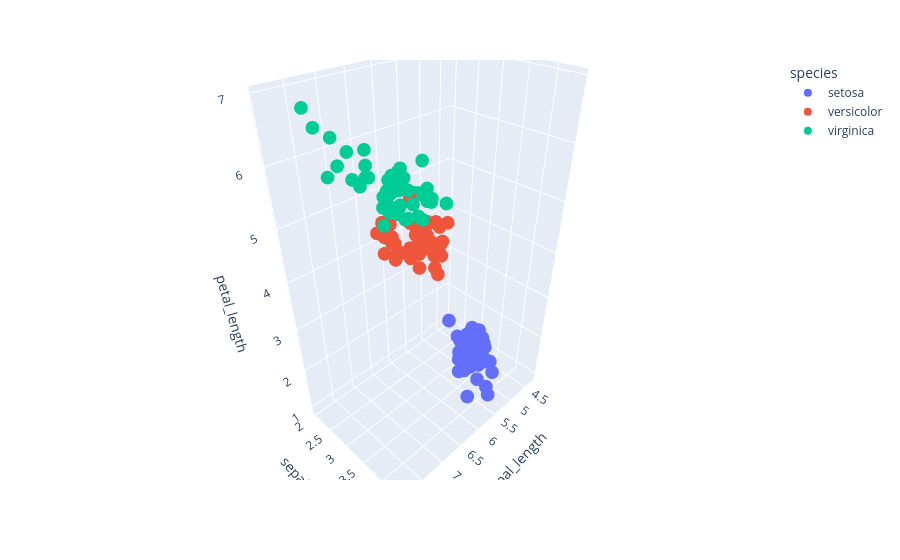

Notebook cell for this chart:
### Markdown cell above
If we didnt have the species columns, our visualizaton would look like.

### Code cell
fig = px.scatter_3d(
    iris_df,
    x='sepal_length', 
    y='sepal_width', 
    z='petal_length',
    color='species'
)
fig.show()

### Figure 1 — Plotly figure (JSON) as saved in the notebook; plotly's stock layout.template omitted (floating-point values rounded to 4 significant figures)
{"data": [{"hovertemplate": "species=setosa<br>sepal_length=%{x}<br>sepal_width=%{y}<br>petal_length=%{z}<extra></extra>", "legendgroup": "setosa", "marker": {"color": "#636efa", "symbol": "circle"}, "mode": "markers", "name": "setosa", "scene": "scene", "showlegend": true, "type": "scatter3d", "x": [5.1, 4.9, 4.7, 4.6, 5.0, 5.4, 4.6, 5.0, 4.4, 4.9, 5.4, 4.8, 4.8, 4.3, 5.8, 5.7, 5.4, 5.1, 5.7, 5.1, 5.4, 5.1, 4.6, 5.1, 4.8, 5.0, 5.0, 5.2, 5.2, 4.7, 4.8, 5.4, 5.2, 5.5, 4.9, 5.0, 5.5, 4.9, 4.4, 5.1, 5.0, 4.5, 4.4, 5.0, 5.1, 4.8, 5.1, 4.6, 5.3, 5.0], "y": [3.5, 3.0, 3.2, 3.1, 3.6, 3.9, 3.4, 3.4, 2.9, 3.1, 3.7, 3.4, 3.0, 3.0, 4.0, 4.4, 3.9, 3.5, 3.8, 3.8, 3.4, 3.7, 3.6, 3.3, 3.4, 3.0, 3.4, 3.5, 3.4, 3.2, 3.1, 3.4, 4.1, 4.2, 3.1, 3.2, 3.5, 3.6, 3.0, 3.4, 3.5, 2.3, 3.2, 3.5, 3.8, 3.0, 3.8, 3.2, 3.7, 3.3], "z": [1.4, 1.4, 1.3, 1.5, 1.4, 1.7, 1.4, 1.5, 1.4, 1.5, 1.5, 1.6, 1.4, 1.1, 1.2, 1.5, 1.3, 1.4, 1.7, 1.5, 1.7, 1.5, 1.0, 1.7, 1.9, 1.6, 1.6, 1.5, 1.4, 1.6, 1.6, 1.5, 1.5, 1.4, 1.5, 1.2, 1.3, 1.4, 1.3, 1.5, 1.3, 1.3, 1.3, 1.6, 1.9, 1.4, 1.6, 1.4, 1.5, 1.4]}, {"hovertemplate": "species=versicolor<br>sepal_length=%{x}<br>sepal_width=%{y}<br>petal_length=%{z}<extra></extra>", "legendgroup": "versicolor", "marker": {"color": "#EF553B", "symbol": "circle"}, "mode": "markers", "name": "versicolor", "scene": "scene", "showlegend": true, "type": "scatter3d", "x": [7.0, 6.4, 6.9, 5.5, 6.5, 5.7, 6.3, 4.9, 6.6, 5.2, 5.0, 5.9, 6.0, 6.1, 5.6, 6.7, 5.6, 5.8, 6.2, 5.6, 5.9, 6.1, 6.3, 6.1, 6.4, 6.6, 6.8, 6.7, 6.0, 5.7, 5.5, 5.5, 5.8, 6.0, 5.4, 6.0, 6.7, 6.3, 5.6, 5.5, 5.5, 6.1, 5.8, 5.0, 5.6, 5.7, 5.7, 6.2, 5.1, 5.7], "y": [3.2, 3.2, 3.1, 2.3, 2.8, 2.8, 3.3, 2.4, 2.9, 2.7, 2.0, 3.0, 2.2, 2.9, 2.9, 3.1, 3.0, 2.7, 2.2, 2.5, 3.2, 2.8, 2.5, 2.8, 2.9, 3.0, 2.8, 3.0, 2.9, 2.6, 2.4, 2.4, 2.7, 2.7, 3.0, 3.4, 3.1, 2.3, 3.0, 2.5, 2.6, 3.0, 2.6, 2.3, 2.7, 3.0, 2.9, 2.9, 2.5, 2.8], "z": [4.7, 4.5, 4.9, 4.0, 4.6, 4.5, 4.7, 3.3, 4.6, 3.9, 3.5, 4.2, 4.0, 4.7, 3.6, 4.4, 4.5, 4.1, 4.5, 3.9, 4.8, 4.0, 4.9, 4.7, 4.3, 4.4, 4.8, 5.0, 4.5, 3.5, 3.8, 3.7, 3.9, 5.1, 4.5, 4.5, 4.7, 4.4, 4.1, 4.0, 4.4, 4.6, 4.0, 3.3, 4.2, 4.2, 4.2, 4.3, 3.0, 4.1]}, {"hovertemplate": "species=virginica<br>sepal_length=%{x}<br>sepal_width=%{y}<br>petal_length=%{z}<extra></extra>", "legendgroup": "virginica", "marker": {"color": "#00cc96", "symbol": "circle"}, "mode": "markers", "name": "virginica", "scene": "scene", "showlegend": true, "type": "scatter3d", "x": [6.3, 5.8, 7.1, 6.3, 6.5, 7.6, 4.9, 7.3, 6.7, 7.2, 6.5, 6.4, 6.8, 5.7, 5.8, 6.4, 6.5, 7.7, 7.7, 6.0, 6.9, 5.6, 7.7, 6.3, 6.7, 7.2, 6.2, 6.1, 6.4, 7.2, 7.4, 7.9, 6.4, 6.3, 6.1, 7.7, 6.3, 6.4, 6.0, 6.9, 6.7, 6.9, 5.8, 6.8, 6.7, 6.7, 6.3, 6.5, 6.2, 5.9], "y": [3.3, 2.7, 3.0, 2.9, 3.0, 3.0, 2.5, 2.9, 2.5, 3.6, 3.2, 2.7, 3.0, 2.5, 2.8, 3.2, 3.0, 3.8, 2.6, 2.2, 3.2, 2.8, 2.8, 2.7, 3.3, 3.2, 2.8, 3.0, 2.8, 3.0, 2.8, 3.8, 2.8, 2.8, 2.6, 3.0, 3.4, 3.1, 3.0, 3.1, 3.1, 3.1, 2.7, 3.2, 3.3, 3.0, 2.5, 3.0, 3.4, 3.0], "z": [6.0, 5.1, 5.9, 5.6, 5.8, 6.6, 4.5, 6.3, 5.8, 6.1, 5.1, 5.3, 5.5, 5.0, 5.1, 5.3, 5.5, 6.7, 6.9, 5.0, 5.7, 4.9, 6.7, 4.9, 5.7, 6.0, 4.8, 4.9, 5.6, 5.8, 6.1, 6.4, 5.6, 5.1, 5.6, 6.1, 5.6, 5.5, 4.8, 5.4, 5.6, 5.1, 5.1, 5.9, 5.7, 5.2, 5.0, 5.2, 5.4, 5.1]}], "layout": {"legend": {"title": {"text": "species"}, "tracegroupgap": 0}, "margin": {"t": 60}, "scene": {"domain": {"x": [0, 1], "y": [0, 1]}, "xaxis": {"title": {"text": "sepal_length"}}, "yaxis": {"title": {"text": "sepal_width"}}, "zaxis": {"title": {"text": "petal_length"}}}}}
